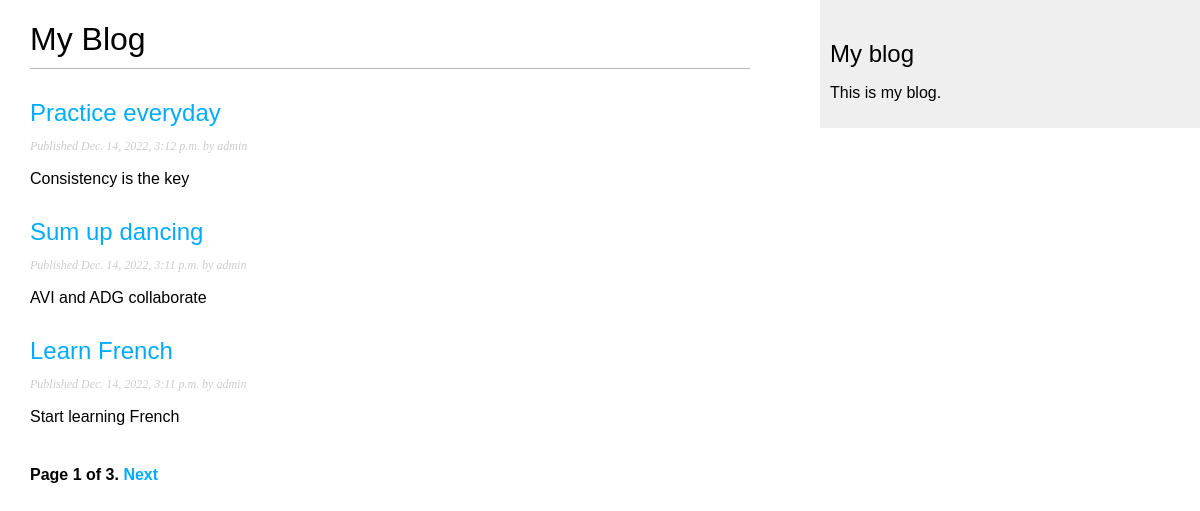
Screenshot of /blog/ with the database file from the repository.
### blog/models.py (models this page shows, shortened)
class Post(models.Model):
    class Status(models.TextChoices):
        DRAFT = 'DF', 'Draft'
        PUBLISHED = 'PB', 'Published'
    title = models.CharField(max_length=250)
    slug = models.SlugField(max_length=250,
                            unique_for_date='publish')
    author = models.ForeignKey(User,
                               on_delete=models.CASCADE,
                               related_name='blog_posts')
    body = models.TextField()
    publish = models.DateTimeField(default=timezone.now)
    created = models.DateTimeField(auto_now_add=True)
    updated = models.DateTimeField(auto_now=True)
    status = models.CharField(max_length=2,
                              choices=Status.choices,
                              default=Status.DRAFT)
    objects = models.Manager() # The default Manager
    published = PublishedManager() # Our custom Manager
    class Meta:
        ordering = ['-publish']
        indexes = [
            models.Index(fields=['-publish']),
        ]
    def get_absolute_url(self):
        return reverse('blog:post_detail',
                       args=[self.publish.year,
                             self.publish.month,
                             self.publish.day,
                             self.slug])

### blog/views.py (the view)
# urls.py: path('', views.PostListView.as_view(), name='post_list'),
class PostListView(ListView):
    queryset = Post.published.all()
    context_object_name = 'posts'
    paginate_by = 3
    template_name = 'blog/post/list.html'

### blog/templates/blog/post/list.html (shortened to what this page needs)
{% extends "blog/base.html" %}
{% block content %}
    <h1>My Blog</h1>
    {% for post in posts %}
        <h2>
            <a href="{{ post.get_absolute_url }}">
                {{ post.title }}
            </a>
        </h2>
        <p class="date">
            Published {{ post.publish }} by {{ post.author }}
        </p>
        {{ post.body | truncatewords:30 | linebreaks }}
    {% endfor %}
    {% include "pagination.html" with page=page_obj %}
{% endblock %}

### blog/static/css/blog.css (style rules this page uses)
body { margin:0; padding:0; font-family:helvetica, sans-serif; }
a { color:#00abff; text-decoration:none; }
h1 { font-weight:normal; border-bottom:1px solid #bbb; padding:0 0 10px 0; }
h2 { font-weight:normal; margin:30px 0 0; }
p.date { color:#ccc; font-family:georgia, serif; font-size:12px; font-style:italic; }

### rows the page displays
Post: title "Practice everyday", publish "Dec. 14, 2022, 3:12 p.m.", author "admin", body "Consistency is the key"
Post: title "Sum up dancing", publish "Dec. 14, 2022, 3:11 p.m.", author "admin", body "AVI and ADG collaborate"
Post: title "Learn French", publish "Dec. 14, 2022, 3:11 p.m.", author "admin", body "Start learning French"

### other values shown
{{ page.number }} "1"
{{ page.paginator.num_pages }} "3"
